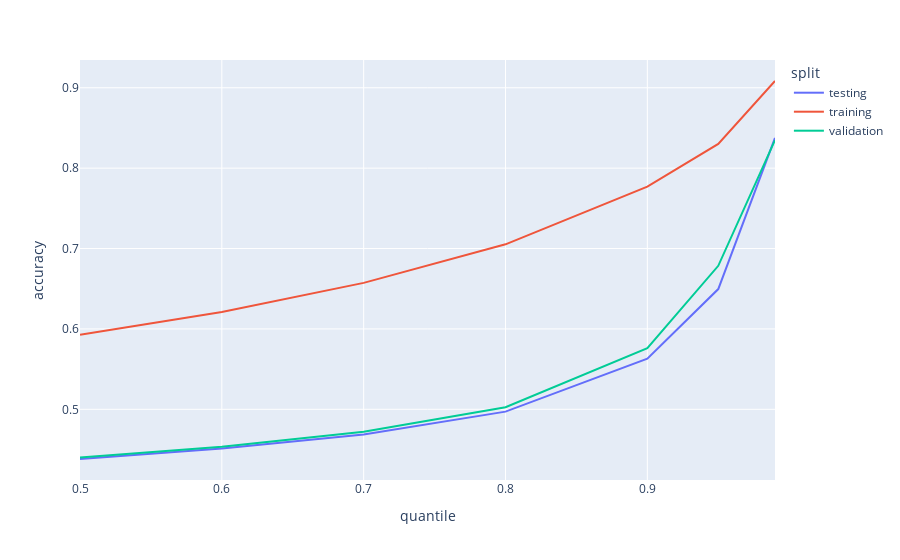

Notebook cell for this chart:
### Code cell
plot_df = summary_df.xs(key='accuracy', level='value').T
plot_df.index.name = 'quantile'
px.line(plot_df, labels={'value':'accuracy'})

### Figure 1 — Plotly figure (JSON) as saved in the notebook; plotly's stock layout.template omitted (floating-point values rounded to 4 significant figures)
{"data": [{"hovertemplate": "split=testing<br>quantile=%{x}<br>accuracy=%{y}<extra></extra>", "legendgroup": "testing", "line": {"color": "#636efa", "dash": "solid"}, "marker": {"symbol": "circle"}, "mode": "lines", "name": "testing", "orientation": "v", "showlegend": true, "type": "scatter", "x": [0.5, 0.6, 0.7, 0.8, 0.9, 0.95, 0.99], "xaxis": "x", "y": [0.4382, 0.4512, 0.4687, 0.4971, 0.5629, 0.6496, 0.8376], "yaxis": "y"}, {"hovertemplate": "split=training<br>quantile=%{x}<br>accuracy=%{y}<extra></extra>", "legendgroup": "training", "line": {"color": "#EF553B", "dash": "solid"}, "marker": {"symbol": "circle"}, "mode": "lines", "name": "training", "orientation": "v", "showlegend": true, "type": "scatter", "x": [0.5, 0.6, 0.7, 0.8, 0.9, 0.95, 0.99], "xaxis": "x", "y": [0.5926, 0.6209, 0.6572, 0.7052, 0.777, 0.8302, 0.9084], "yaxis": "y"}, {"hovertemplate": "split=validation<br>quantile=%{x}<br>accuracy=%{y}<extra></extra>", "legendgroup": "validation", "line": {"color": "#00cc96", "dash": "solid"}, "marker": {"symbol": "circle"}, "mode": "lines", "name": "validation", "orientation": "v", "showlegend": true, "type": "scatter", "x": [0.5, 0.6, 0.7, 0.8, 0.9, 0.95, 0.99], "xaxis": "x", "y": [0.44, 0.4535, 0.4722, 0.5026, 0.5762, 0.6785, 0.8348], "yaxis": "y"}], "layout": {"legend": {"title": {"text": "split"}, "tracegroupgap": 0}, "margin": {"t": 60}, "xaxis": {"anchor": "y", "domain": [0, 1], "title": {"text": "quantile"}}, "yaxis": {"anchor": "x", "domain": [0, 1], "title": {"text": "accuracy"}}}}
